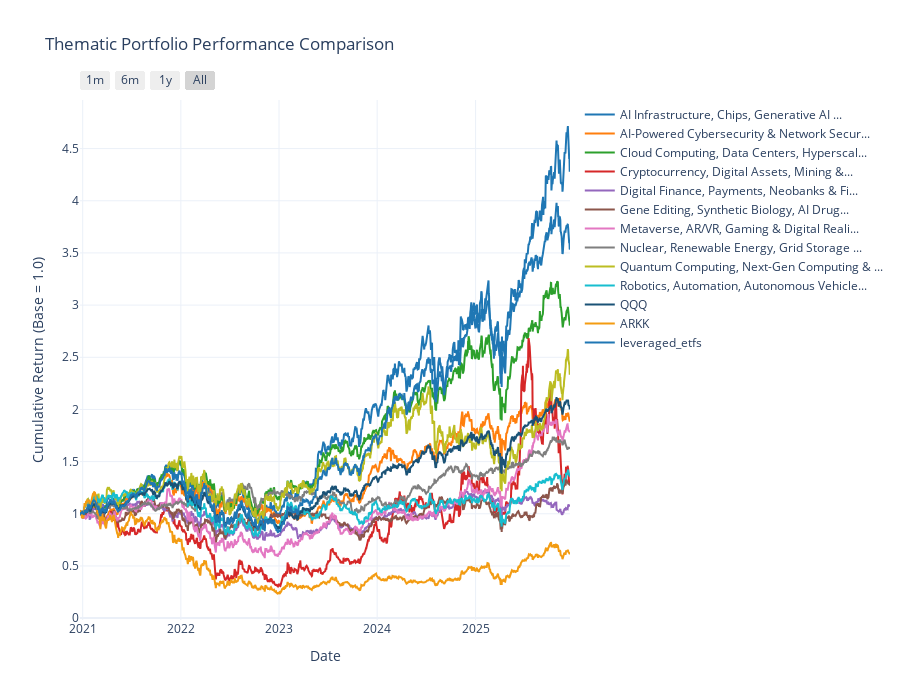

The notebook cell this image was saved under:
### Code cell
vis_multi_theme_comparison = create_multi_theme_comparison(theme20HLC)
vis_multi_theme_comparison.show()

### Figure 1 — Plotly figure (JSON) as saved in the notebook; plotly's stock layout.template omitted (floating-point values rounded to 4 significant figures; data arrays with more than 128 entries replaced by an {"elided": "..."} marker saying what was removed)
{"data": [{"hovertemplate": "%{y:.3f}<extra></extra>", "line": {"color": "#1f77b4", "width": 2}, "mode": "lines", "name": "AI Infrastructure, Chips, Generative AI ...", "type": "scatter", "x": {"elided": "1254 str values"}, "y": {"elided": "1254 float values"}}, {"hovertemplate": "%{y:.3f}<extra></extra>", "line": {"color": "#ff7f0e", "width": 2}, "mode": "lines", "name": "AI-Powered Cybersecurity & Network Secur...", "type": "scatter", "x": {"elided": "1254 str values"}, "y": {"elided": "1254 float values"}}, {"hovertemplate": "%{y:.3f}<extra></extra>", "line": {"color": "#2ca02c", "width": 2}, "mode": "lines", "name": "Cloud Computing, Data Centers, Hyperscal...", "type": "scatter", "x": {"elided": "1254 str values"}, "y": {"elided": "1254 float values"}}, {"hovertemplate": "%{y:.3f}<extra></extra>", "line": {"color": "#d62728", "width": 2}, "mode": "lines", "name": "Cryptocurrency, Digital Assets, Mining &...", "type": "scatter", "x": {"elided": "1177 str values"}, "y": {"elided": "1177 float values"}}, {"hovertemplate": "%{y:.3f}<extra></extra>", "line": {"color": "#9467bd", "width": 2}, "mode": "lines", "name": "Digital Finance, Payments, Neobanks & Fi...", "type": "scatter", "x": {"elided": "1254 str values"}, "y": {"elided": "1254 float values"}}, {"hovertemplate": "%{y:.3f}<extra></extra>", "line": {"color": "#8c564b", "width": 2}, "mode": "lines", "name": "Gene Editing, Synthetic Biology, AI Drug...", "type": "scatter", "x": {"elided": "1254 str values"}, "y": {"elided": "1254 float values"}}, {"hovertemplate": "%{y:.3f}<extra></extra>", "line": {"color": "#e377c2", "width": 2}, "mode": "lines", "name": "Metaverse, AR/VR, Gaming & Digital Reali...", "type": "scatter", "x": {"elided": "1254 str values"}, "y": {"elided": "1254 float values"}}, {"hovertemplate": "%{y:.3f}<extra></extra>", "line": {"color": "#7f7f7f", "width": 2}, "mode": "lines", "name": "Nuclear, Renewable Energy, Grid Storage ...", "type": "scatter", "x": {"elided": "1254 str values"}, "y": {"elided": "1254 float values"}}, {"hovertemplate": "%{y:.3f}<extra></extra>", "line": {"color": "#bcbd22", "width": 2}, "mode": "lines", "name": "Quantum Computing, Next-Gen Computing & ...", "type": "scatter", "x": {"elided": "1254 str values"}, "y": {"elided": "1254 float values"}}, {"hovertemplate": "%{y:.3f}<extra></extra>", "line": {"color": "#17becf", "width": 2}, "mode": "lines", "name": "Robotics, Automation, Autonomous Vehicle...", "type": "scatter", "x": {"elided": "1254 str values"}, "y": {"elided": "1254 float values"}}, {"hovertemplate": "%{y:.3f}<extra></extra>", "line": {"color": "#1a5276", "width": 2}, "mode": "lines", "name": "QQQ", "type": "scatter", "x": {"elided": "1254 str values"}, "y": {"elided": "1254 float values"}}, {"hovertemplate": "%{y:.3f}<extra></extra>", "line": {"color": "#f39c12", "width": 2}, "mode": "lines", "name": "ARKK", "type": "scatter", "x": {"elided": "1254 str values"}, "y": {"elided": "1254 float values"}}, {"hovertemplate": "%{y:.3f}<extra></extra>", "line": {"color": "#1f77b4", "width": 2}, "mode": "lines", "name": "leveraged_etfs", "type": "scatter", "x": {"elided": "1254 str values"}, "y": {"elided": "1254 float values"}}], "layout": {"height": 700, "hovermode": "x unified", "legend": {"orientation": "v", "x": 1.02, "xanchor": "left", "y": 1, "yanchor": "top"}, "title": {"text": "Thematic Portfolio Performance Comparison"}, "xaxis": {"rangeselector": {"buttons": [{"count": 1, "label": "1m", "step": "month", "stepmode": "backward"}, {"count": 6, "label": "6m", "step": "month", "stepmode": "backward"}, {"count": 1, "label": "1y", "step": "year", "stepmode": "backward"}, {"label": "All", "step": "all"}]}, "title": {"text": "Date"}, "type": "date"}, "yaxis": {"title": {"text": "Cumulative Return (Base = 1.0)"}}}}
